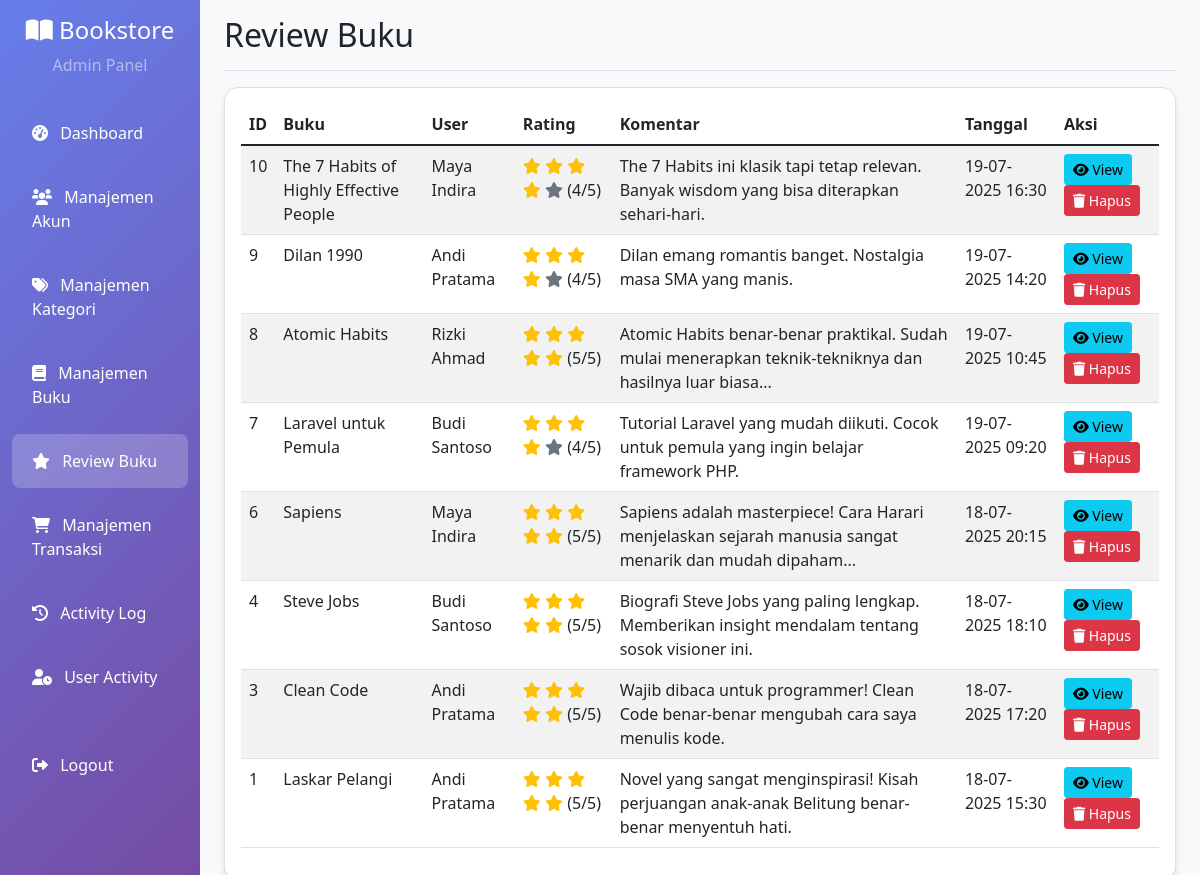
Screenshot of /admin/reviews.php (signed in) with the database file from the repository.
### tables this page shows
CREATE TABLE `reviews` (
  `id` int(11) NOT NULL,
  `user_id` int(11) NOT NULL,
  `book_id` int(11) NOT NULL,
  `rating` int(11) DEFAULT NULL CHECK (`rating` >= 1 and `rating` <= 5),
  `comment` text DEFAULT NULL,
  `created_at` timestamp NOT NULL DEFAULT current_timestamp()
);

CREATE TABLE `books` (
  `id` int(11) NOT NULL,
  `title` varchar(200) NOT NULL,
  `author` varchar(100) NOT NULL,
  `category_id` int(11) DEFAULT NULL,
  `description` text DEFAULT NULL,
  `price` decimal(10,2) NOT NULL,
  `stock` int(11) DEFAULT 0,
  `image` varchar(255) DEFAULT NULL,
  `created_at` timestamp NOT NULL DEFAULT current_timestamp()
);

CREATE TABLE `users` (
  `id` int(11) NOT NULL,
  `name` varchar(100) NOT NULL,
  `email` varchar(100) NOT NULL,
  `password` varchar(255) NOT NULL,
  `role` varchar(20) DEFAULT 'user',
  `created_at` timestamp NOT NULL DEFAULT current_timestamp()
);

### src/config/database.php (called while the page is built, shortened)
<?php
function formatDate($date) {
    return date('d-m-Y H:i', strtotime($date));
}
?>

### src/admin/reviews.php (the view, shortened to what this page needs)
<?php
require_once '../config/database.php';
$pdo = getConnection();
$stmt = $pdo->query("SELECT r.*, u.name as user_name, b.title as book_title
                     FROM reviews r
                     JOIN users u ON r.user_id = u.id
                     JOIN books b ON r.book_id = b.id
                     ORDER BY r.created_at DESC");
$reviews = $stmt->fetchAll(PDO::FETCH_ASSOC);
?>
<!DOCTYPE html>
<html lang="en">
<head>
    <link href="https://cdn.jsdelivr.net/npm/bootstrap@5.1.3/dist/css/bootstrap.min.css" rel="stylesheet">
    <link href="https://cdnjs.cloudflare.com/ajax/libs/font-awesome/6.0.0/css/all.min.css" rel="stylesheet">
</head>
<body class="bg-light">
    <div class="container-fluid">
        <div class="row">
            <?php include 'sidebar.php'; ?>
            <main class="col-md-9 ms-sm-auto col-lg-10 px-md-4">
                <div class="d-flex justify-content-between flex-wrap flex-md-nowrap align-items-center pt-3 pb-2 mb-3 border-bottom">
                    <h1 class="h2">Review Buku</h1>
                </div>
                <div class="card">
                    <div class="card-body">
                        <table class="table table-striped table-hover">
                            <thead>
                                <tr>
                                    <th>ID</th>
                                    <th>Buku</th>
                                    <th>User</th>
                                    <th>Rating</th>
                                    <th>Komentar</th>
                                    <th>Tanggal</th>
                                    <th>Aksi</th>
                                </tr>
                            </thead>
                            <tbody>
                                <?php foreach ($reviews as $review): ?>
                                    <tr>
                                        <td><?= $review['id'] ?></td>
                                        <td><?= htmlspecialchars($review['book_title']) ?></td>
                                        <td><?= htmlspecialchars($review['user_name']) ?></td>
                                        <td>
                                            <?php for ($i = 1; $i <= 5; $i++): ?>
                                                <i class="fas fa-star <?= $i <= $review['rating'] ? 'text-warning' : 'text-muted' ?>"></i>
                                            <?php endfor; ?>
                                            (<?= $review['rating'] ?>/5)
                                        </td>
                                        <td>
                                            <?php if (strlen($review['comment']) > 100): ?>
                                                <?= htmlspecialchars(substr($review['comment'], 0, 100)) ?>...
                                            <?php else: ?>
                                                <?= htmlspecialchars($review['comment']) ?>
                                            <?php endif; ?>
                                        </td>
                                        <td><?= formatDate($review['created_at']) ?></td>
                                        <td>
                                            <button class="btn btn-sm btn-info" onclick="viewReview('<?= addslashes($review['comment']) ?>')">
                                                <i class="fas fa-eye"></i> View
                                            </button>
                                            <a href="reviews.php?delete=<?= $review['id'] ?>" class="btn btn-sm btn-danger" onclick="return confirm('Apakah Anda yakin ingin menghapus review ini?')">
                                                <i class="fas fa-trash"></i> Hapus
                                            </a>
                                        </td>
                                    </tr>
                                <?php endforeach; ?>
                            </tbody>
                        </table>
                    </div>
                </div>
            </main>
        </div>
    </div>
</body>
</html>

### src/admin/sidebar.php (style rules this page uses)
.card { border-radius: 15px; box-shadow: 0 4px 6px rgba(0,0,0,0.1); transition: transform 0.3s ease; }

### rows the page displays
reviews: id "10", book.title "The 7 Habits of Highly Effective People", user.name "Maya Indira", rating "4", comment "The 7 Habits ini klasik tapi tetap relevan. Banyak wisdom yang bisa diterapkan sehari-hari.", created_at "19-07-2025 16:30"
reviews: id "9", book.title "Dilan 1990", user.name "Andi Pratama", rating "4", comment "Dilan emang romantis banget. Nostalgia masa SMA yang manis.", created_at "19-07-2025 14:20"
reviews: id "8", book.title "Atomic Habits", user.name "Rizki Ahmad", rating "5", comment "Atomic Habits benar-benar praktikal. Sudah mulai menerapkan teknik-tekniknya dan hasilnya luar biasa", created_at "19-07-2025 10:45"
reviews: id "7", book.title "Laravel untuk Pemula", user.name "Budi Santoso", rating "4", comment "Tutorial Laravel yang mudah diikuti. Cocok untuk pemula yang ingin belajar framework PHP.", created_at "19-07-2025 09:20"
reviews: id "6", book.title "Sapiens", user.name "Maya Indira", rating "5", comment "Sapiens adalah masterpiece! Cara Harari menjelaskan sejarah manusia sangat menarik dan mudah dipaham", created_at "18-07-2025 20:15"
reviews: id "4", book.title "Steve Jobs", user.name "Budi Santoso", rating "5", comment "Biografi Steve Jobs yang paling lengkap. Memberikan insight mendalam tentang sosok visioner ini.", created_at "18-07-2025 18:10"
reviews: id "3", book.title "Clean Code", user.name "Andi Pratama", rating "5", comment "Wajib dibaca untuk programmer! Clean Code benar-benar mengubah cara saya menulis kode.", created_at "18-07-2025 17:20"
reviews: id "1", book.title "Laskar Pelangi", user.name "Andi Pratama", rating "5", comment "Novel yang sangat menginspirasi! Kisah perjuangan anak-anak Belitung benar-benar menyentuh hati.", created_at "18-07-2025 15:30"
